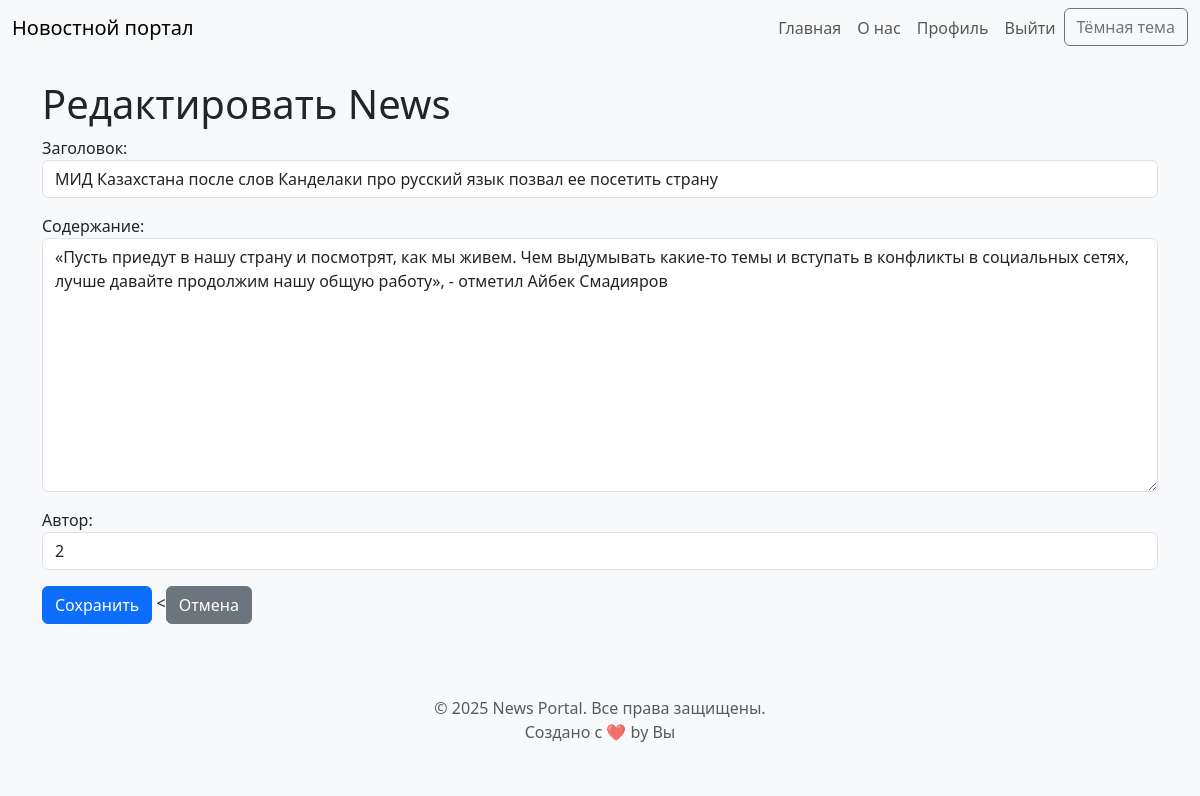
Page /news/news/2/edit/ (signed in) on the committed database.
### news/models.py (models this page shows, shortened)
class News(models.Model):
    TYPE_CHOICES = [
        ('news', 'Новость'),
        ('article', 'Статья'),
    ]
    title = models.CharField(max_length=200, verbose_name='Заголовок')
    content = models.TextField(verbose_name='Содержание')
    published_date = models.DateTimeField(auto_now_add=True, verbose_name='Дата публикации')
    author = models.ForeignKey(Author, on_delete=models.CASCADE, null=True, blank=True, verbose_name='Автор')  # Изменено на ForeignKey
    type = models.CharField(max_length=10, choices=TYPE_CHOICES, default='news', verbose_name='Тип')
    rating = models.SmallIntegerField(default=0)  # Добавлено из Post
    categories = models.ManyToManyField(Category, through='NewsCategory', blank=True)  # Добавлено из Post
    class Meta:
        ordering = ['-published_date']
        verbose_name = 'Новость/Статья'
        verbose_name_plural = 'Новости/Статьи'

### news/views.py (the view)
# urls.py: path('news/<int:pk>/edit/', NewsUpdateView.as_view(), name='news_edit'),
class NewsUpdateView(LoginRequiredMixin, PermissionRequiredMixin, UpdateView):
    permission_required = 'news.change_news'
    permission_denied_message = 'У вас нет прав для редактирования записей.'
    raise_exception = False
    login_url = '/accounts/login/'
    redirect_field_name = 'next'
    model = News
    form_class = NewsForm
    template_name = 'news/news_edit.html'
    success_url = reverse_lazy('news:news_list')

### news/forms.py
class NewsForm(forms.ModelForm):
    class Meta:
        model = News
        fields = ['title', 'content', 'author']  # Поле 'type' исключено
        widgets = {
            'title': forms.TextInput(attrs={'class': 'form-control'}),
            'content': forms.Textarea(attrs={'class': 'form-control'}),
            'author': forms.TextInput(attrs={'class': 'form-control'}),
        }

### news/templates/news/news_edit.html (shortened to what this page needs)
{% extends 'base.html' %}
{% block content %}
<h1>Редактировать {{ object.type|title }}</h1>
<form method="post">
    {{ form.as_p }}
    <button type="submit" class="btn btn-primary">Сохранить</button>
    <<a href="{% url 'news:news_list' %}" class="btn btn-secondary">Отмена</a>
</form>
{% endblock %}

### static/css/styles.css (style rules this page uses)
.light-mode { background-color: #f8f9fa; color: #212529; }
html { scroll-behavior: smooth; }

### rows in the picture
News: type "News", title "МИД Казахстана после слов Канделаки про русский язык позвал ее посетить страну", content "«Пусть приедут в нашу страну и посмотрят, как мы живем. Чем выдумывать какие-то темы и вступать в конфликты в социальных сетях, лучше давайте продолжим нашу общую работу», - отметил Айбек Смадияров", author "2"
